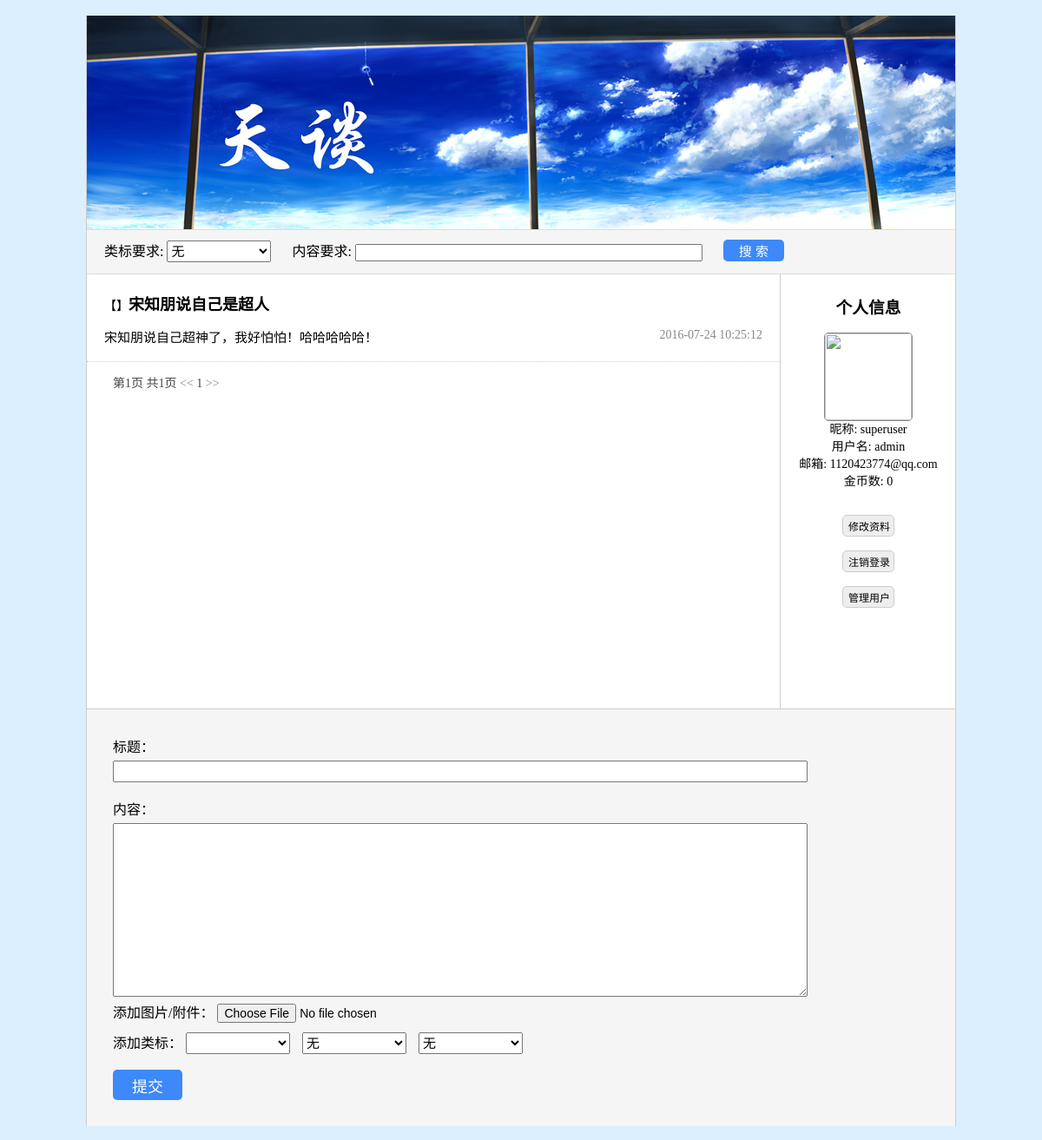
Before: /postbar/homepage/ (signed in) with the older database file.
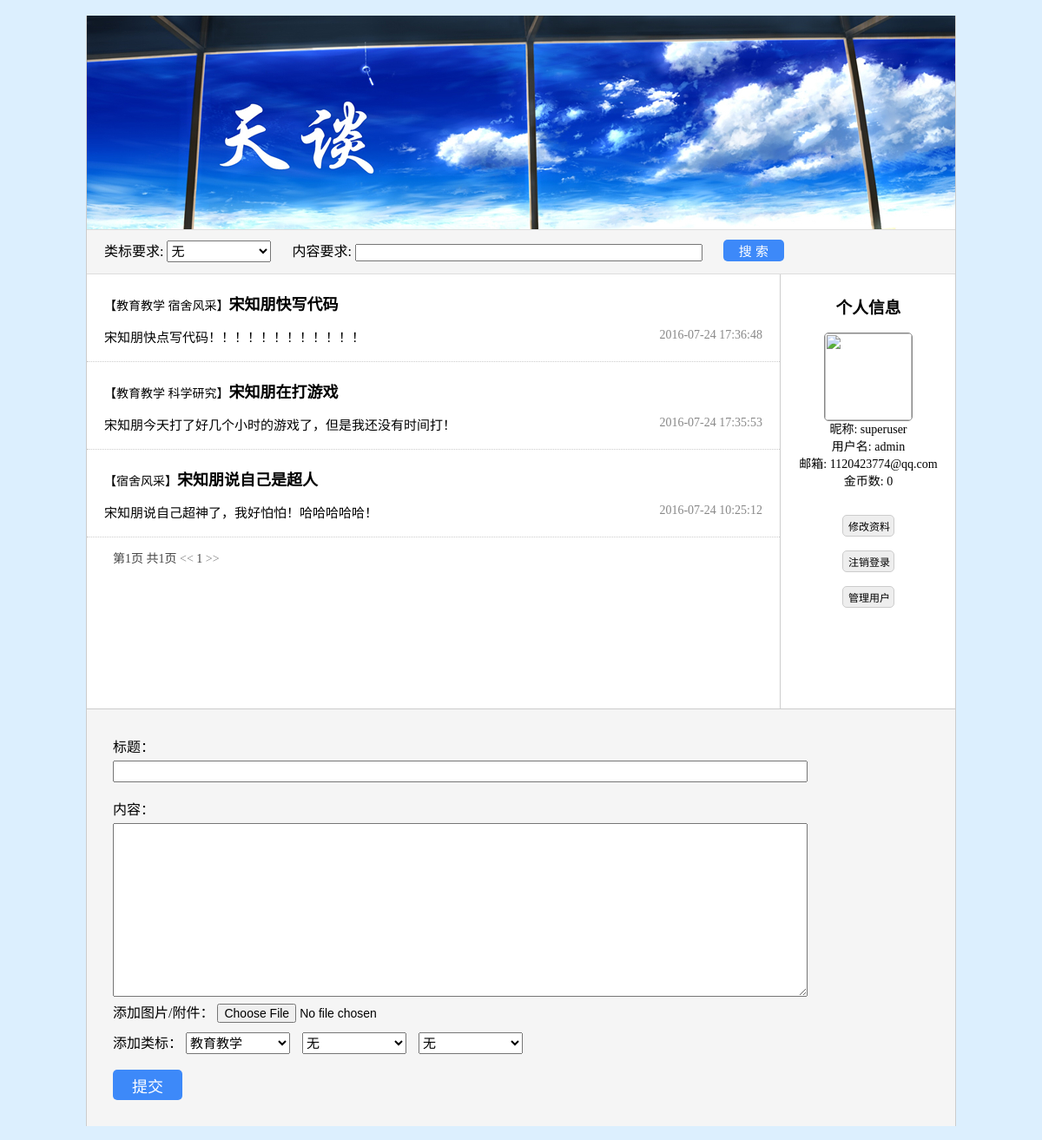
After: the same page with the newer database file.
### postbar/models.py (models this page shows, shortened)
class TKpost(models.Model):
	title       = models.CharField(max_length = 100)
	content     = models.CharField(max_length = 1000)
	img         = models.ImageField(upload_to = 'upload')
	attachment  = models.FileField()
	user        = models.ForeignKey(User, on_delete = models.CASCADE)
	time        = models.DateTimeField(default = timezone.now)
	classTag    = models.CharField(max_length = 100)
	keyword     = models.CharField(max_length = 100)
	numClick    = models.IntegerField(default = 0)
	numResp     = models.IntegerField(default = 0)
	score       = models.IntegerField(default = 0)
	coin        = models.IntegerField(default = 0)

### postbar/views.py (the view, shortened to what this page needs)
@csrf_exempt
def homepage(request):
	if request.user.is_authenticated():
		dic = {
			'user': request.user,
			'img' : request.user.tkuser.getImgUrl(),
			'posts': TKhomepage.searchPostByTime(),
			'tags': TKclassTag.objects.all(),
		}
		return render(request, 'postbar/homepage.html', dic)
	else:
		return HttpResponse("您未登陆，无法访问该网页！")

### postbar/models.py (called while the page is built)
	def getImgUrl(self):
		if self.img:
			return self.img.url
		else:
			return '/static/images/mengbi.jpg'

	def searchPostByTime():
		return TKpost.objects.all().order_by('-time')

### postbar/templates/postbar/homepage.html (shortened to what this page needs)
﻿﻿<!doctype html>
<html lang="zh-CN">
<head>
	<link rel="stylesheet" href="/static/css/base.css">
</head>
<body>
<div id="container">
	<div id="homepage_header" style="background-image:url(/static/images/hp_header.jpg)"></div>
	<div id="menu_block">
		类标要求:
		<select class="menu_block_label" name="search_label">
			<option value="无">无</option>
		</select>
		内容要求:
		<input id="menu_block_content" type="text" name="search_content"/>
		<input id="menu_block_search" type="button" value="搜 索"/>
	</div>
	<div id="user_info">
		<h3>个人信息</h3>
		<img class="user_info_img" src="{{ img }}"></br>
		<span class="user_info_name">昵称: {{ user.tkuser.nickname }}</span></br>
		<span class="user_info_name">用户名: {{ user.username }}</span></br>
		<span class="user_info_name">邮箱: {{ user.email }}</span></br>
		<span class="user_info_name">金币数: {{ user.tkuser.numCoin }}</span></br></br>
		<input class="user_info_btn" type="button" value="修改资料" onclick="window.location.href='{% url 'account' %}'"/></br>
		<input class="user_info_btn" type="button" value="注销登录" onclick="logout()"/></br>
		{% if user.tkuser.usrType != 0 %}
			<input class="user_info_btn" type="button" value="管理用户" sonclick="window.location.href='{% url 'admin' %}'"/></br>
		{% endif %}
	</div>
	<div id="post_list">
		{% for post in posts %}
		<div class="post_item">
			<a class="post_item_title" href="{% url 'post' post.id %}"><span class="post_item_label">【{{ post.classTag }}】</span>{{ post.title }}</a>
			<div class="post_item_brief"><p>{{ post.content }}</p></div>
			<div class="post_item_date">{{ post.time|date:"Y-m-d H:i:s" }}</div>
		</div>
		{% endfor %}
		<div id="pagenum">
			第1页 共1页  <a href=""><<</a> 1 <a href="">>></a>
		</div>
	</div>
	<form id="new_post" method="post" action="" >
		标题：</br><input id="new_post_title" type="text" name="title" onsubmit="checkPost()" />
		内容：</br><textarea id="new_post_content" name="content"></textarea></br>
		添加图片/附件：
		<input id="new_post_file" type="file" name="headimg"/></br>
		<div id="new_post_labels">
			添加类标：
			<select class="new_post_label" name="tag1">
			{% for tag in tags %}
				<option value="{{ tag.classTagName }}">{{ tag.classTagName }}</option>
			{% endfor %}
			</select>
			<select class="new_post_label" name="tag2">
				<option value="无" selected="selected">无</option>
			</select>
			<select class="new_post_label" name="tag3">
				<option value="无" selected="selected">无</option>
			</select>
		</div></br>
		<input type="button" value="提交" id="new_post_submit" onclick="checkPost()" />
	</form>
</body>
</body>
</html>

Changed rows visible on the page:
added TKpost: classTag "教育教学 宿舍风采", title "宋知朋快写代码", content "宋知朋快点写代码！！！！！！！！！！！！", time "2016-07-24 17:36:48"
added TKpost: classTag "教育教学 科学研究", title "宋知朋在打游戏", content "宋知朋今天打了好几个小时的游戏了，但是我还没有时间打！", time "2016-07-24 17:35:53"
changed TKpost "宋知朋说自己是超人": classTag (not shown) → "宿舍风采"
Other visible differences:
form field tag1: (not shown) → "教育教学"
